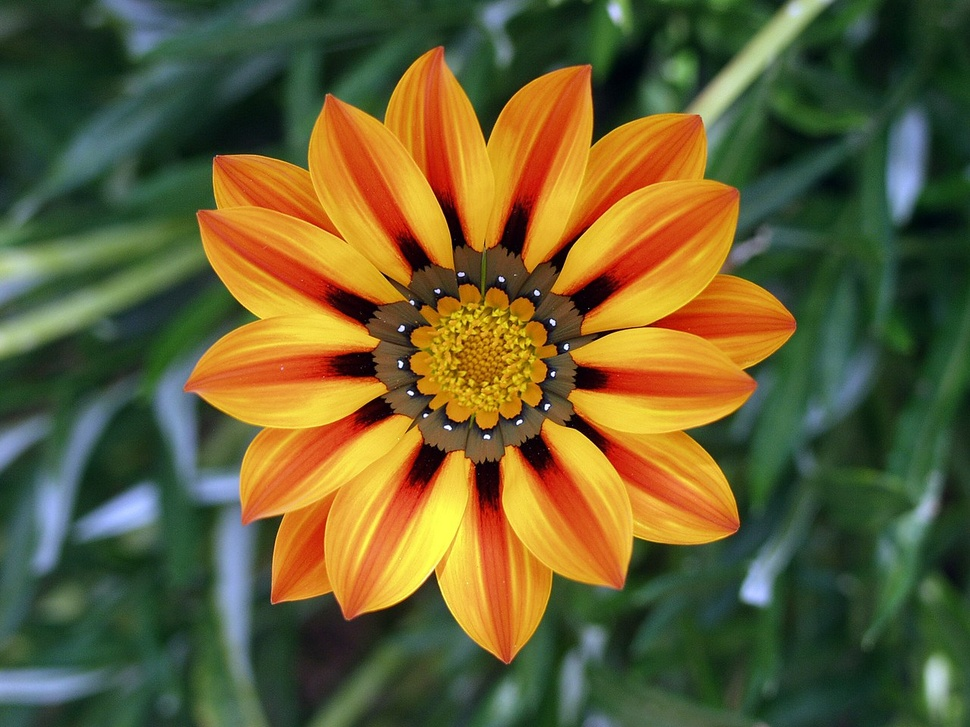
%> input picture hw2/my_image.jpg, 970 x 727 px, shrunk from 1280 x 960 before the run
$ octave q1.m   (GNU Octave 9; MATLAB toolbox functions it lacks are replaced by stand-ins)
%> lines starting %> are read from the running program, lines starting %| are printed output that depends on the picture
% Specify the path to the image
imagePath = 'my_image.jpg';

% Read the image
rgbImage = imread(imagePath);
%> rgbImage is the input picture: size 727x970x3 uint8; mean R, G, B 102.7, 94.9, 50.9


% Convert the image to YCbCr color space
ycbcrImage = rgb2ycbcr(rgbImage);
%> ycbcrImage: size 727x970x3 uint8; mean of channels 1, 2, 3 95.2, 107.5, 134.6

% Extract the luminance component Y
YComponent = ycbcrImage(:,:,1);
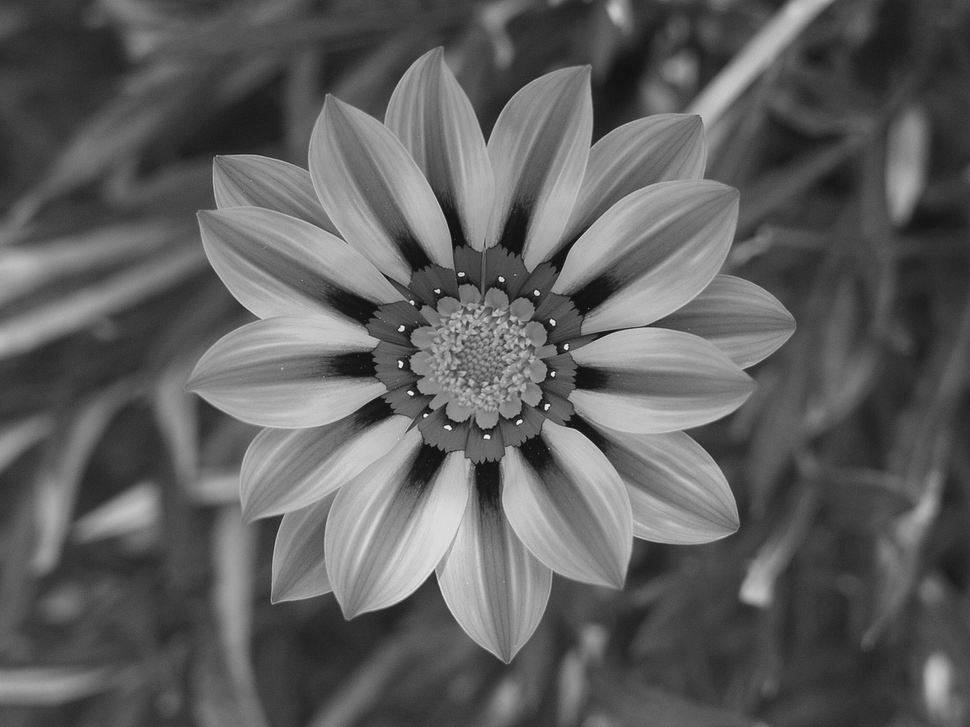
%> YComponent: size 727x970 uint8; min 17, max 234, mean 95.2


% Display the original image and its histogram
figure;
subplot(2,2,1);
imshow(rgbImage);
title('Original Image');

subplot(2,2,2);
imhist(rgb2gray(rgbImage));
title('Histogram of the Original Image');

% Display the Y component and its histogram before computing differences
subplot(2,2,3);
imshow(YComponent, []);
title('Y Component Before Differences');

subplot(2,2,4);
imhist(YComponent);
title('Histogram of Y Component Before Differences');
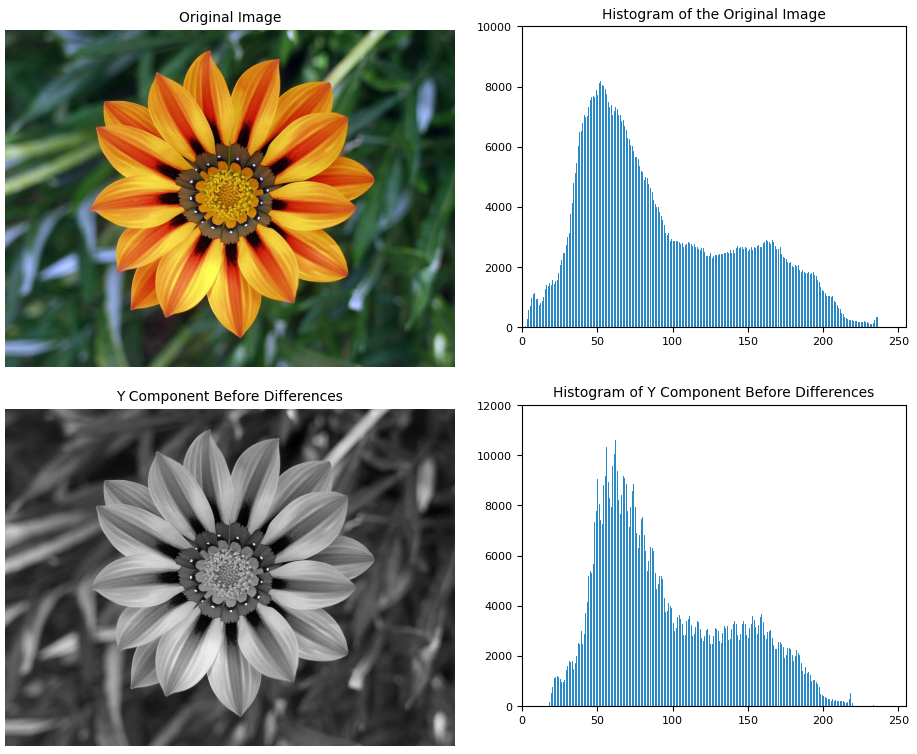
%> figure redrawn from the program's plot data, 4 panels

% Compute pixel differences
pixelDifferences = diff(double(YComponent), 1, 2);
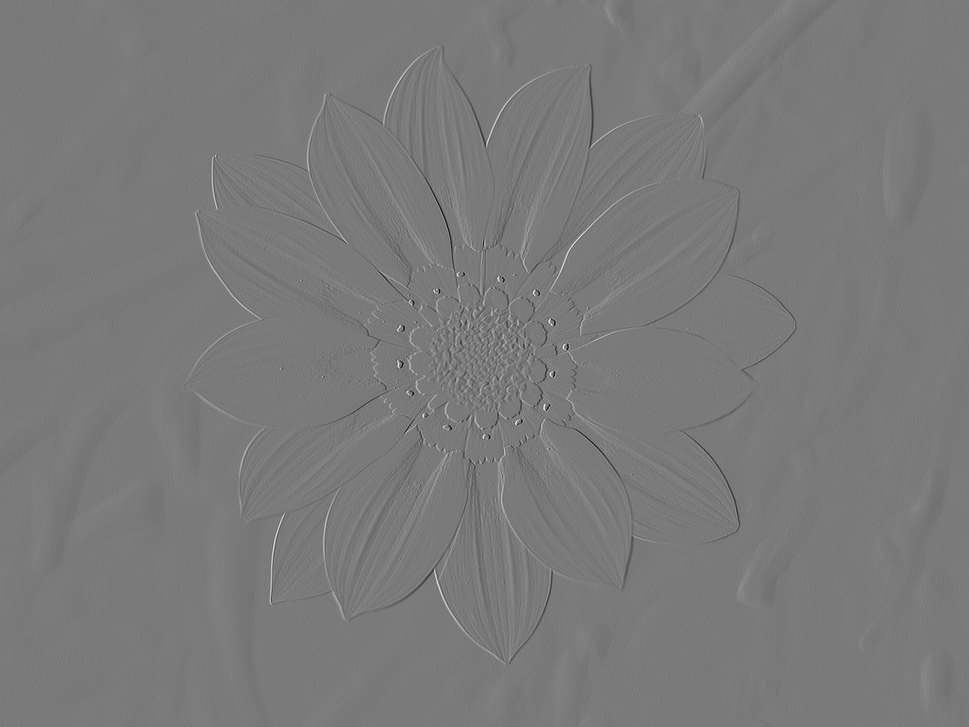
%> pixelDifferences: size 727x969 double; min -145, max 157, mean 0; drawn with min black and max white

% Display histogram after computing differences
figure;
subplot(1,1,1);
histogram(pixelDifferences);
title('Histogram of Pixel Differences');
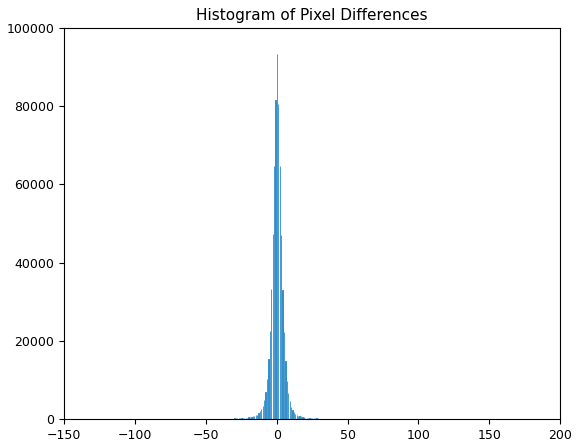
%> figure redrawn from the program's plot data; tallest bar 93319 high, from x = 0 to 0.2
